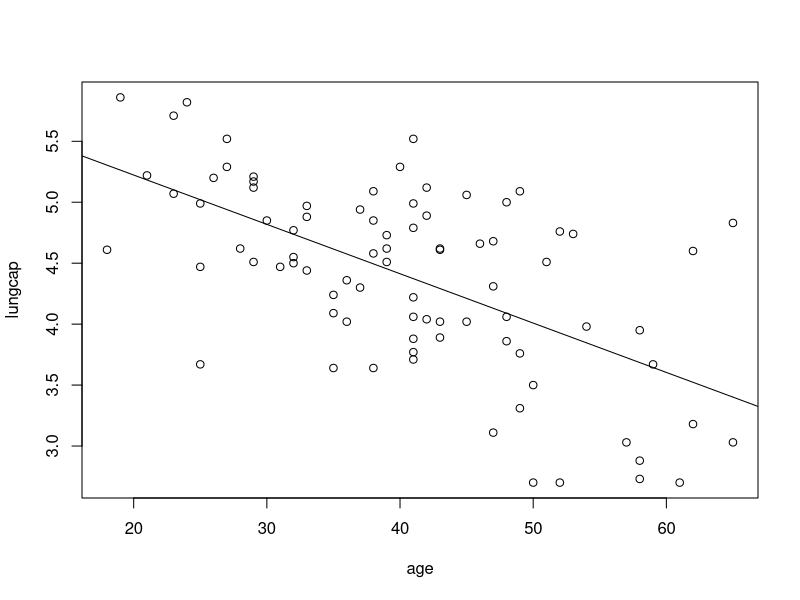

Source code (R):
cs<-read.table("lungcap.txt", header=T)
model<-lm(lungcap~age, data=cs)
plot(lungcap~age, data=cs)
abline(model)
summary(model)
